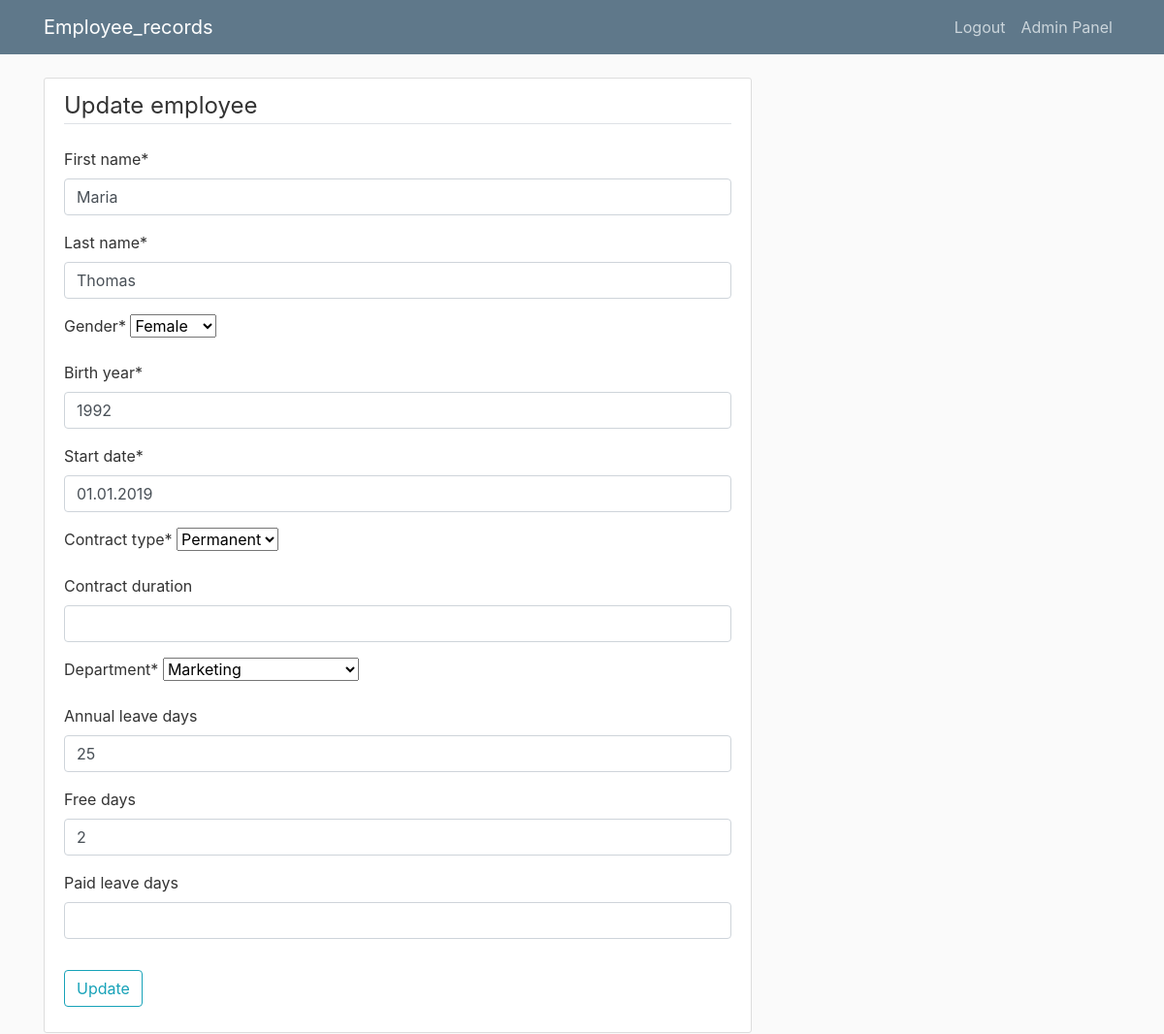
/update_employee/16/ (signed in), run on an earlier commit of the app's database.
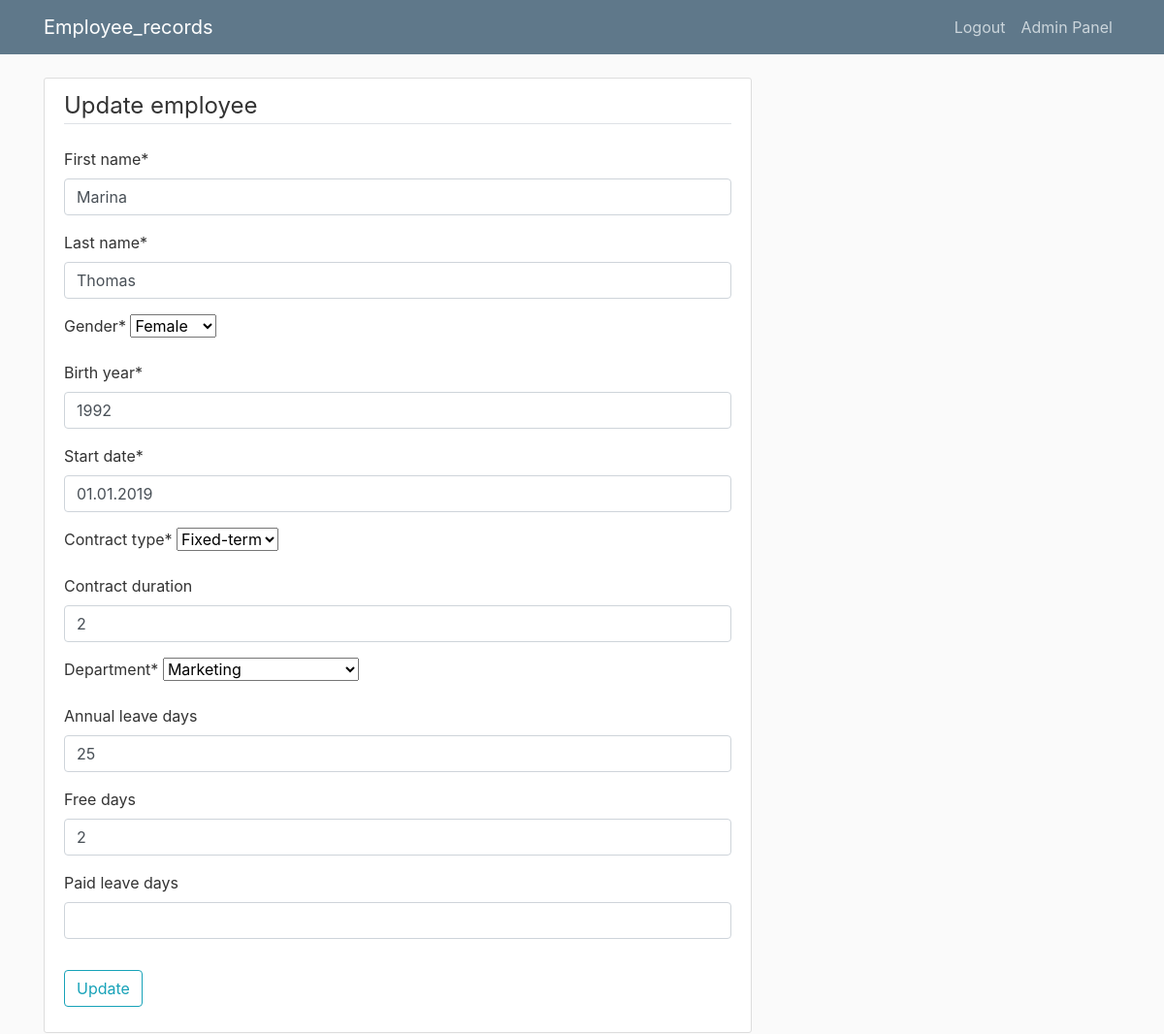
And on a later commit of the database.
### employee/models.py (models this page shows, shortened)
class Employee(models.Model):
    CONTRACT_TYPE_CHOICES = [
        ('permanent', 'Permanent'),
        ('fixed-term', 'Fixed-term'),
    ]
    GENDER_CHOICES = [
        ('male', 'Male'),
        ('female', 'Female'),
    ]
    DEPARTMENT_CHOICES = [
        ('hr', 'Human Resources'),
        ('it', 'Information Technology'),
        ('sales', 'Sales'),
        ('finance', 'Finance'),
        ('marketing', 'Marketing'),
    ]
    name_validator = RegexValidator(r'^[a-zA-Z]+$', 'Only letters are allowed.')
    first_name = models.CharField(max_length=50, validators=[name_validator])
    last_name = models.CharField(max_length=50, validators=[name_validator])
    gender = models.CharField(max_length=10, choices=GENDER_CHOICES, blank=True, null=True)
    birth_year = models.PositiveIntegerField(validators=[MinValueValidator(1900), MaxValueValidator(datetime.now().year)], null=False, blank=False)
    start_date = models.DateField()
    contract_type = models.CharField(max_length=20, choices=CONTRACT_TYPE_CHOICES)
    contract_duration = models.IntegerField(blank=True, null=True, validators=[MinValueValidator(0)])
    department = models.CharField(max_length=20, choices=DEPARTMENT_CHOICES)
    annual_leave_days = models.IntegerField(null=True, blank=True, default=None)
    free_days = models.IntegerField(null=True, blank=True, default=None)
    paid_leave_days = models.IntegerField(null=True, blank=True, default=None)

### employee/views.py (the view)
# urls.py: path('update_employee/<int:pk>/', views.update_employee, name='update-employee'),
@login_required
def update_employee(request, pk):
    employee = get_object_or_404(Employee, pk=pk)
    if request.method == 'POST':
        form = EmployeeForm(request.POST, request.FILES, instance=employee)
        if form.is_valid():
            form.save()
            messages.success(request, 'Employee has been updated successfully!')
            return redirect('employee-home')
    else:
        form = EmployeeForm(instance=employee)
    return render(request, 'employee/update_employee.html', {'form': form, 'employee': employee})

### employee/forms.py (shortened to what this page needs)
class EmployeeForm(ModelForm):
    class Meta:
        model = Employee
        fields = '__all__'
    def __init__(self, *args, **kwargs):
        super(EmployeeForm, self).__init__(*args, **kwargs)
        self.fields['start_date'].widget = forms.DateInput(format='%d.%m.%Y', attrs={'class': 'form-control', 'placeholder': 'DD.MM.YYYY'})
        self.fields['start_date'].input_formats = ['%d.%m.%Y']
        self.fields['annual_leave_days'].widget.attrs['placeholder'] = ''
        self.fields['free_days'].widget.attrs['placeholder'] = ''
        self.fields['paid_leave_days'].widget.attrs['placeholder'] = ''
        for field in ['annual_leave_days', 'free_days', 'paid_leave_days']:
            value = getattr(self.instance, field)
            if value in [None, 0]:
                self.fields[field].widget.attrs['value'] = ''
        self.fields['contract_type'].required = True
        self.fields['department'].required = True
        self.fields['gender'].required = True
        if self.instance.contract_type == 'permanent':
            self.fields['contract_duration'].required = False

### employee/templates/employee/update_employee.html (shortened to what this page needs)
{% extends "employee/base.html" %}
{% load crispy_forms_tags %}
{% block content %}
    <div class="content-section">
        <form method="POST" enctype="multipart/form-data">
            <fieldset class="form-group">
                <legend class="border-bottom mb-4">Update employee</legend>
                {{ form|crispy }}
            </fieldset>
            <div class="form-group">
                <button class="btn btn-outline-info" type="submit">Update</button>
            </div>
        </form>
    </div>
{% endblock content %}

What changed in the data, as far as the page shows it:
changed Employee "Thomas": first_name "Maria" → "Marina"; contract_type "Permanent" → "Fixed-term"; contract_duration (not shown) → "2"
